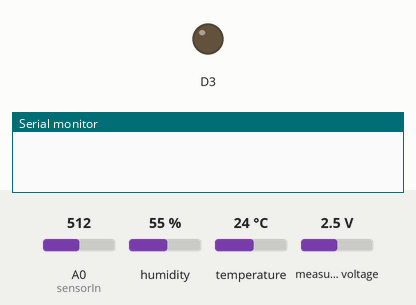
Simulated run of this program. Board: ESP8266 (NodeMCU). Parts: output pins drawn as LEDs (lit = HIGH), the last lines printed to the serial monitor. Inputs (shaded band) come from the test bench; at power-on: A0 (sensorIn) = 512, humidity 55 %, temperature 24 °C, measured voltage 2.5 V. WiFi joins after 1.5 s; servers stay silent unless stated; uploads are accepted with an empty reply.

Above: at 0.1 s.
At 5.3 s:
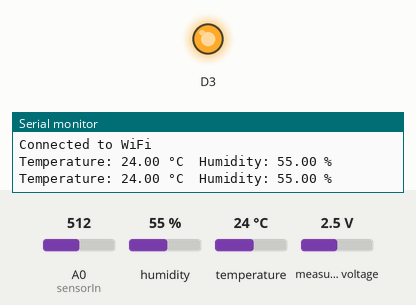
Timing chart, 0 to 6.8 s (numbered marks = the images above):
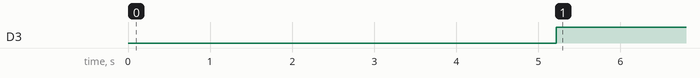

The program:

main.cpp
```cpp
#include <ESP8266WiFi.h>
#include <ArduinoJson.h>
#include <DHT.h>
#include <SPI.h>
#include <Adafruit_ADS1X15.h>

Adafruit_ADS1115 ads;

const char *ssid = "APCER IT";

const char *password = "@pcer!23";

const char *server = "192.168.0.181";

const char *deviceId = "DEVICE01";

const char *location = "Gram01846-ADI";

#define DHTPIN D7 // Digital pin connected to the DHT sensor

#define DHTTYPE DHT11 // DHT 11

DHT dht(DHTPIN, DHTTYPE);

const int sensorIn = A0;
int mVperAmp = 100; // use 185 for 5A, 100 for 20A Module and 66 for 30A Module

double Voltage = 0;
double VRMS = 0;
double AmpsRMS = 0;

WiFiClient client;

float getVPP()
{
  float result;

  int readValue;       // value read from the sensor
  int maxValue = 0;    // store max value here
  int minValue = 1024; // store min value here

  uint32_t start_time = millis();

  while ((millis() - start_time) < 1000) // sample for 1 Sec
  {
    readValue = analogRead(sensorIn);
    // see if you have a new maxValue
    if (readValue > maxValue)
    {
      /*record the maximum sensor value*/
      maxValue = readValue;
    }
    if (readValue < minValue)
    {
      /*record the maximum sensor value*/
      minValue = readValue;
    }
    /*       Serial.print(readValue);
           Serial.println(" readValue ");
           Serial.print(maxValue);
           Serial.println(" maxValue ");
           Serial.print(minValue);
           Serial.println(" minValue ");
           delay(1000); */
  }

  // Subtract min from max
  result = ((maxValue - minValue) * 5) / 1024.0;

  return result;
}

void connectToWifi()
{
  // Connect to WiFi
  WiFi.begin(ssid, password);
  while (WiFi.status() != WL_CONNECTED)
  {

    delay(1000);

    Serial.println("Connecting to WiFi...");
  }

  Serial.println("Connected to WiFi");
}

void setup()
{

  DHT dht(DHTPIN, DHTTYPE);

  pinMode(A0, INPUT);
  pinMode(D3, OUTPUT);

  Serial.begin(9600);
  dht.begin();
  ads.begin();
  ads.setGain(GAIN_ONE);
  connectToWifi();
}

void loop()
{

  // Read temperature and humidity from the DHT sensor
  float temperature = dht.readTemperature();
  float humidity = dht.readHumidity();

  // Check if any readings failed and exit early if so
  if (isnan(temperature) || isnan(humidity))
  {
    Serial.println("Failed to read from DHT sensor!");
  }

  // Print temperature and humidity to the serial monitor
  Serial.print("Temperature: ");
  Serial.print(temperature);
  Serial.print(" °C\tHumidity: ");
  Serial.print(humidity);
  Serial.println(" %");

  VRMS = (getVPP() / 2.0) * 0.707; // sq root
  AmpsRMS = (VRMS * 1000) / mVperAmp;
  float Wattage = (220 * AmpsRMS) - 7.59; // Observed 18-20 or 6 Watt when no load was connected, so substracting offset value to get real consumption.

  int ave = 0;
  int64_t value = 0;
  for (size_t i = 0; i < 100; i++)
  {
    value = value + (ads.readADC_SingleEnded(1) - 13074);
    delay(1);
  }
  ave = (value / 100);

  // take average
  Voltage = abs(ave / 6.21);

  // Create JSON object

  StaticJsonDocument<200>
      jsonDoc;

  jsonDoc["deviceId"] = deviceId;
  jsonDoc["location"] = location;

  jsonDoc["data"]["temperature"] = temperature;
  jsonDoc["data"]["humidity"] = humidity;
  jsonDoc["data"]["watt"] = Wattage;
  jsonDoc["data"]["voltage"] = Voltage;

  char jsonBuffer[200];

  serializeJson(jsonDoc, jsonBuffer);

  // Make POST request

  client.connect(server, 3000);

  String postData = jsonBuffer;

  String postLength = String(postData.length());

  client.print(String("POST /api/devices HTTP/1.1\r\n") +

               "Host: " + server + "\r\n" +

               "Content-Type: application/json\r\n" +

               "Content-Length: " + postLength + "\r\n" +

               "Connection: close\r\n\r\n" +

               postData);

  while (client.connected())
  {
    if (client.available())
    {
      String line = client.readString();
      // Serial.println(line);
      // Check if the response contains the string "success"
      if (line.indexOf("success") != -1)
      {
        // Trigger the relay connected to D3
        digitalWrite(D3, LOW);
        Serial.println("Relay triggered!");
      }
      else
      {
        digitalWrite(D3, HIGH);
      }
    }
  }

  client.stop();
  // delay(1500);
}
```

Measured:
- by itself, D3: LOW → HIGH at 5.2 s
